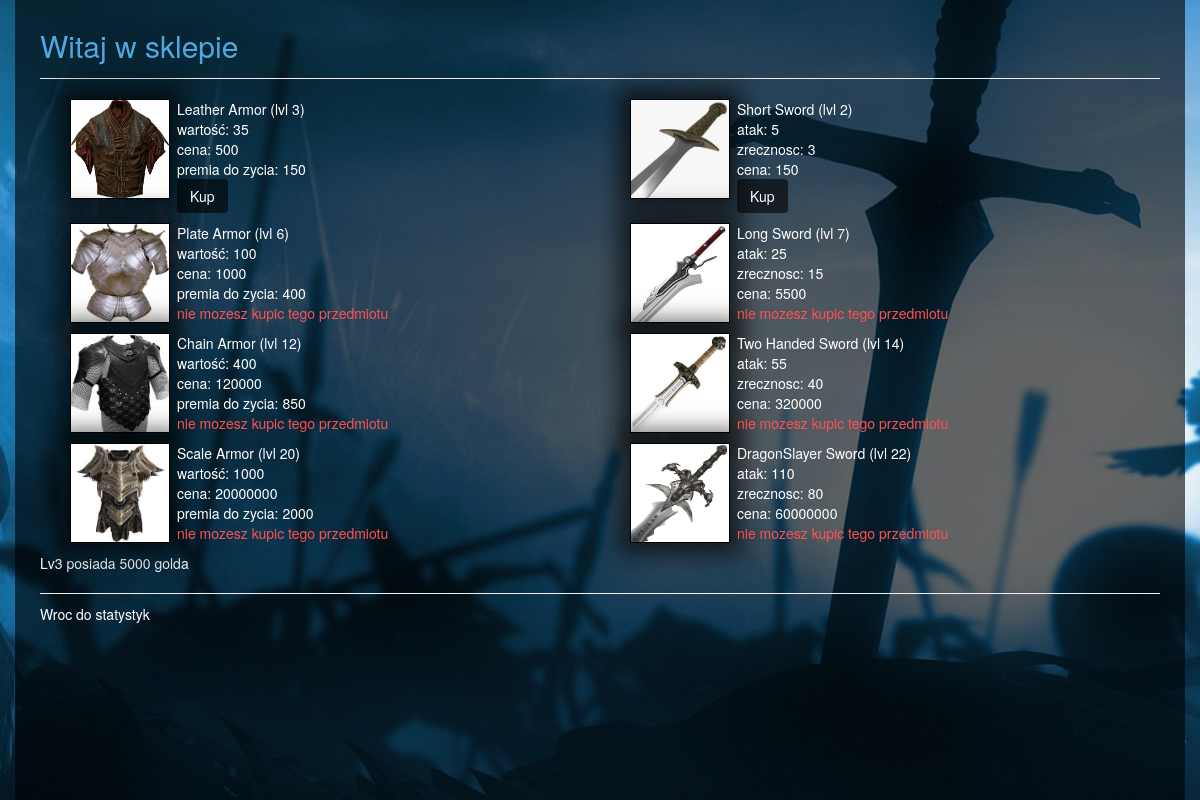
Page /player/2/shop/ on the committed database.
### project/models.py (models this page shows, shortened)
class ArmorItem(models.Model):
    name = models.CharField(max_length=30)
    value = models.IntegerField()
    bonus_health = models.IntegerField()
    requiredlv = models.IntegerField()
    price = models.IntegerField()
    def __unicode__(self):
        return self.name

class Weapon(models.Model):
    name = models.CharField(max_length=30)
    bonus_attack = models.IntegerField()
    bonus_agility = models.IntegerField()
    requiredlv = models.IntegerField()
    price = models.IntegerField()
    def __unicode__(self):
        return self.name

class Player(models.Model):
    name = models.CharField(max_length=40)
    level = models.IntegerField()
    experience = models.IntegerField()
    requiredexp = models.IntegerField()
    strength = models.IntegerField()
    agility = models.IntegerField()
    maxhealth = models.IntegerField()
    health = models.IntegerField()
    attack = models.IntegerField()
    maxmana = models.IntegerField()
    mana = models.IntegerField()
    classname = models.ForeignKey(ClassName)
    armorid = models.ForeignKey(ArmorItem)
    bonus_attack = models.IntegerField()
    bonus_agility = models.IntegerField()
    bonus_health = models.IntegerField()
    isarmordamaged = models.BooleanField()
    gold = models.IntegerField()
    dot_damage = models.IntegerField()
    dot_rounds = models.IntegerField()
    small_elixir = models.IntegerField()
    medium_elixir = models.IntegerField()
    big_elixir = models.IntegerField()
    ultimate_elixir = models.IntegerField()

### project/views/shop.py (the view)
# urls.py: url(r'^player/(?P<p>[0-9]+)/shop/$', shop),
def shop(request, p):
    gamer = Player.objects.get(pk=p)
    return render(request, 'shop/shop_items.html', {
        'armor': ArmorItem.objects.exclude(pk=1),
        'weapon': Weapon.objects.all(),
        'p': gamer,
    })

### templates/shop/shop_items.html (shortened to what this page needs)
{% extends 'layout.html' %}
{% block content %}
    <div class="add_player_title">
        Witaj w sklepie
    </div>
    <hr/>
    <div id="this">
        {% include 'shop/buy.html'%}
    </div>
    <hr/>
    <a href="/player/{{p.id}}/">
        Wroc do statystyk
    </a>
{% endblock %}

### templates/shop/buy.html (shortened to what this page needs)
{% load staticfiles %}
  <div class="col-md-6">
        {% for item in armor %}
            <div class="shop">
                <div class="column_left">
                    <div class="armor_img">
                        {%if item.name  == "Leather Armor" %}
                            <img src="{% static 'css/content/armor1.jpg' %}" height="100%", width="100%">
                        {%elif item.name  == "Plate Armor"%}
                            <img src="{% static 'css/content/armor2.jpg' %}" height="100%", width="100%">
                        {%elif item.name  == "Chain Armor"%}
                            <img src="{% static 'css/content/armor3.jpg' %}" height="100%", width="100%">
                        {%else%}
                            <img src="{% static 'css/content/armor4.jpg' %}" height="100%", width="100%">
                        {%endif%}
                    </div>
                </div>
                <div class="armor_info">
                    {{ item.name }} (lvl {{item.requiredlv}})<br />
                    wartość: {{ item.value }}<br />
                    cena: {{ item.price}}<br />
                    premia do zycia: {{ item.bonus_health}}<br />
                    {% if p.armorid == item  %}
                        <div class="green">posiadasz ten przedmiot</div>
                    {% elif p.gold < item.price or p.level < item.requiredlv %}
                        <div class="red">nie mozesz kupic tego przedmiotu</div>
                    {% else %}
                        <button class ="btn btn_attack" onclick="Buy('{{item}}', {{item.price}})">Kup</button>
                    {% endif %}
                </div>
            </div>
        {% endfor %}
    </div>
    <div class="col-md-6">
        {% for item in weapon %}
            <div class="shop">
                <div class="column_left">
                    <div class="armor_img">
                        {%if item.name  == "Short Sword" %}
                            <img src="{% static 'css/content/sword1.jpg' %}" height="100%", width="100%">
                        {%elif item.name  == "Long Sword" %}
                            <img src="{% static 'css/content/sword2.jpg' %}" height="100%", width="100%">
                        {%elif item.name  == "Two Handed Sword" %}
                            <img src="{% static 'css/content/sword3.jpg' %}" height="100%", width="100%">
                        {%else%}
                            <img src="{% static 'css/content/sword4.jpg' %}" height="100%", width="100%">
                        {%endif%}
                    </div>
                </div>
                <div class="armor_info">
                    {{ item.name }} (lvl {{item.requiredlv}})<br />
                    atak: {{ item.bonus_attack }}<br />
                    zrecznosc: {{ item.bonus_agility }}<br />
                    cena: {{ item.price}}<br />
                    {% if p.bonus_attack == item.bonus_attack  %}
                        <div class="green">posiadasz ten przedmiot</div>
                    {% elif p.gold < item.price or p.level < item.requiredlv %}
                        <div class="red">nie mozesz kupic tego przedmiotu</div>
                    {% else %}
                        <button class ="btn btn_attack" onclick="Buy('{{item}}', {{item.price}})">Kup</button>
                    {% endif %}
                </div>
            </div>
        {% endfor %}
    </div>
    <p>
        {{p.name}} posiada {{p.gold}} golda
    </p>

### templates/static/css/site.css (style rules this page uses)
a { color: #fff; }
hr { margin: 10px 0px; }
.add_player_title { font-size: 30px; color: #4FA9E0; }
.shop { margin: 10px; }
.armor_img { border: solid 1px #000; height: 100px; width: 100px; -webkit-box-shadow: 0px 0px 22px 12px rgba(0,0,0,0.63); -moz-box-shadow: 0px 0px 22px 12px rgba(0,0,0,0.63); box-shadow: 0px 0px 22px 12px rgba(0,0,0,0.63); margin-right: 7px; }
.armor_info { padding: 0px; }
.column_left { padding-left: 5px; float: left; }
.red { color: rgba(255, 80, 80, 1); }
.btn_attack { background-color:rgba(0,0,0,0.6); color: #fff; }

### rows in the picture
ArmorItem: name "Leather Armor", requiredlv "3", value "35", price "500", bonus_health "150"
ArmorItem: name "Plate Armor", requiredlv "6", value "100", price "1000", bonus_health "400", shows "nie mozesz kupic tego przedmiotu"
ArmorItem: name "Chain Armor", requiredlv "12", value "400", price "120000", bonus_health "850", shows "nie mozesz kupic tego przedmiotu"
ArmorItem: name "Scale Armor", requiredlv "20", value "1000", price "20000000", bonus_health "2000", shows "nie mozesz kupic tego przedmiotu"
Weapon: name "Short Sword", requiredlv "2", bonus_attack "5", bonus_agility "3", price "150"
Weapon: name "Long Sword", requiredlv "7", bonus_attack "25", bonus_agility "15", price "5500", shows "nie mozesz kupic tego przedmiotu"
Weapon: name "Two Handed Sword", requiredlv "14", bonus_attack "55", bonus_agility "40", price "320000", shows "nie mozesz kupic tego przedmiotu"
Weapon: name "DragonSlayer Sword", requiredlv "22", bonus_attack "110", bonus_agility "80", price "60000000", shows "nie mozesz kupic tego przedmiotu"
Player: name "Lv3", gold "5000"
